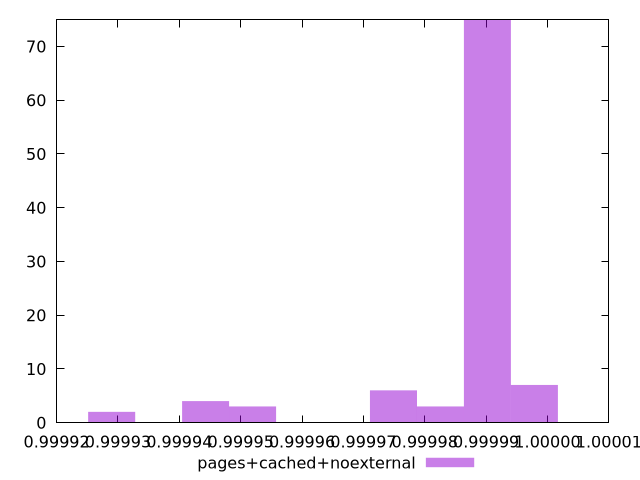

Recreate this plot in gnuplot.
$_pagesCachedNoexternal <<EOF
0.9999825501267164 3
0.999990204089243 75
0.9999748961641899 6
0.9999978580517694 7
0.9999442803140839 4
0.9999289723890308 2
0.9999519342766103 3
EOF
set key outside below
set terminal pngcairo
set output "report_00004_2020-11-02T20-21-41.718Z/max-potential-fid/pages+cached+noexternal//hist.png"
set yrange [0:75]
set boxwidth 0.000007653962526515446
set style fill transparent solid 0.5 noborder
plot $_pagesCachedNoexternal title "pages+cached+noexternal" with boxes ,
